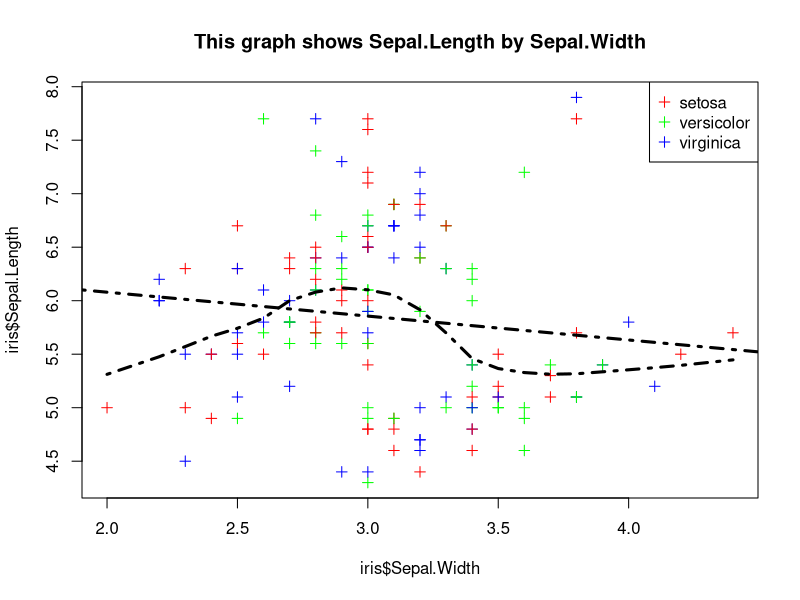

Source code (R):
## ---- chunk 1
knitr::opts_chunk$set(echo = FALSE)
## ---- chunk 2

    plot(iris$Sepal.Length ~ iris$Sepal.Width,
            main=paste("This graph shows Sepal.Length by Sepal.Width"),
            pch = 3,
            col=c("red", "green", "blue"))
         abline(lm(iris$Sepal.Length ~ iris$Sepal.Width), col="black", lwd=3, lty=4)
         lines(lowess(iris$Sepal.Length ~ iris$Sepal.Width, f = 0.5), col = 'black', lwd=3, lty=4)
         legend('topright', legend = unique(iris$Species), col = c("red", "green", "blue"), pch = 3)
